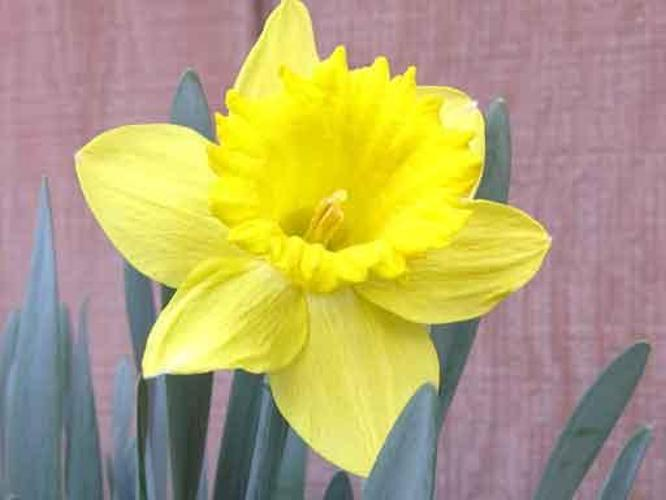
#> input picture Dataset/Dataset/input_images/easy/easy_1.jpg, 666 x 500 px; its folder holds only this picture in this run
$ python roiimplementation.py
#> lines starting #> are read from the running program, lines starting #| are printed output that depends on the picture; after the words box and inside, x2 and y2 are one past the last pixel; in counts of white or black regions, pixels touching at a corner belong together
import cv2
import numpy as np
from matplotlib import pyplot as plt

def create_flower_mask(image_path):
    # Read the image
    image = cv2.imread(image_path)
#> image is the input picture: shape (500, 666, 3); mean B, G, R 113.4, 165.4, 178.9

    # Convert to grayscale
    gray_image = cv2.cvtColor(image, cv2.COLOR_BGR2GRAY)
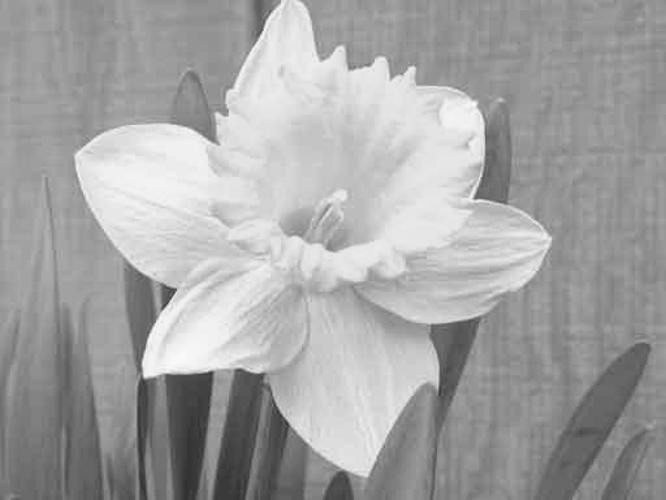
#> gray_image: shape (500, 666); min 48, max 250, mean 163.5

    # Bilateral filter
    bilateral_filtered = cv2.bilateralFilter(gray_image, 9, 75, 75)

    # Edge detection
    edges = cv2.Canny(bilateral_filtered, 50, 150)
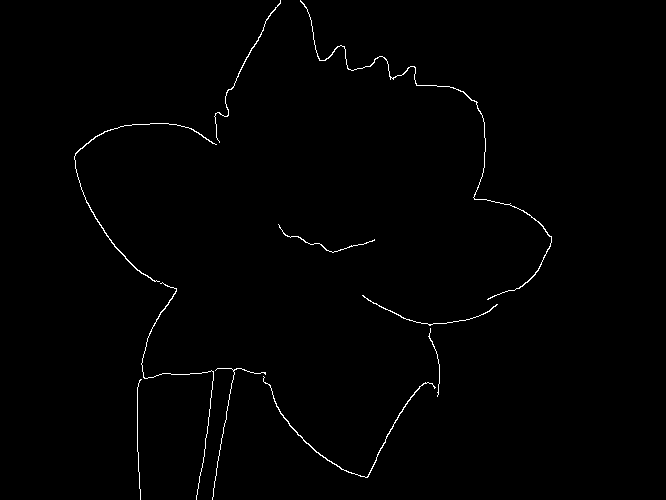
#> edges: shape (500, 666); 0.78% white in thin lines or dots, all inside (x1, y1, x2, y2) = (74, 0, 552, 500)

    # Dilate edges: increasing  dialation causes mergig of contours resulting in more detail
    dilated_edges = cv2.dilate(edges, np.ones((5, 5), np.uint8), iterations=2)
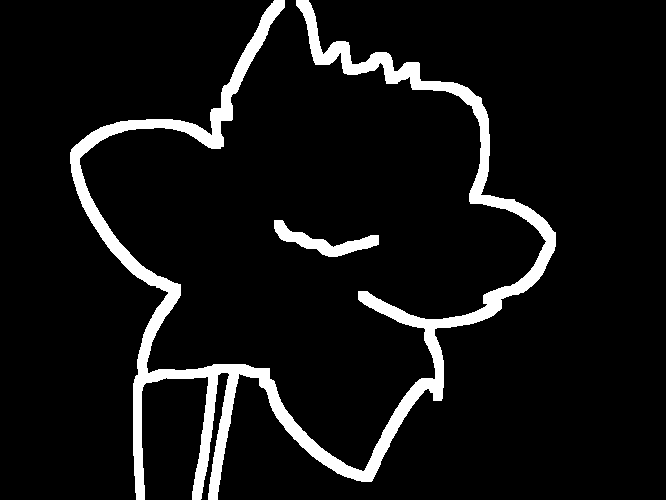
#> dilated_edges: shape (500, 666); 7.6% white; 2 white regions

    # Find contours
    contours, _ = cv2.findContours(dilated_edges, cv2.RETR_EXTERNAL, cv2.CHAIN_APPROX_SIMPLE)
#> contours = 2 contours; box (x1, y1, x2, y2) and area: (70, 0, 556, 500) 22081, (274, 220, 379, 257) 1195
    largest_contour = max(contours, key=cv2.contourArea)
#> largest_contour = contour of 1711 points, box (x1, y1, x2, y2) (70, 0, 556, 500), area 22081

    # Create mask and draw largest contour
    mask = np.zeros_like(gray_image)
    cv2.drawContours(mask, [largest_contour], -20, 255, thickness=cv2.FILLED)
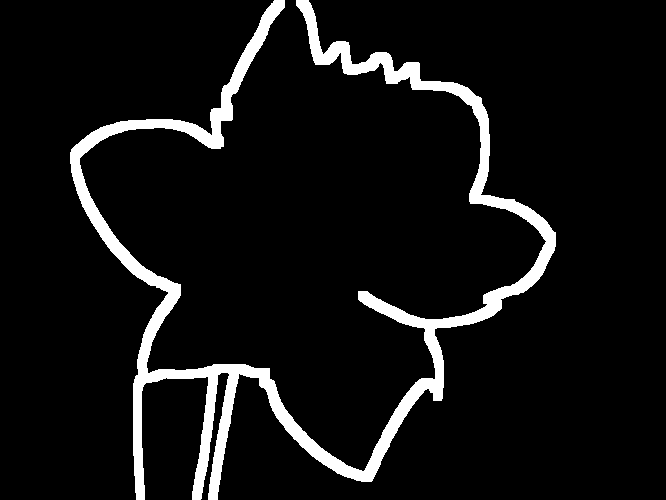
#> mask: shape (500, 666); 7.2% white; 1 white region, box (x1, y1, x2, y2) and area: (70, 0, 556, 500) 24091
    inverted_mask = cv2.bitwise_not(mask)

    # Apply mask to original image
    roi = cv2.bitwise_and(image, image, mask=mask)
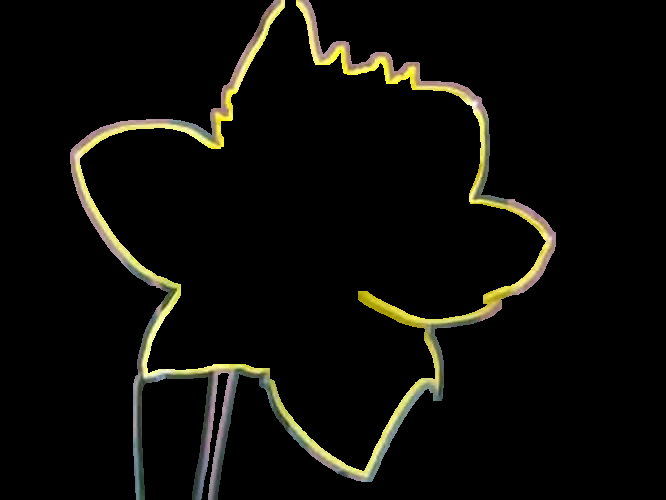
#> roi: shape (500, 666, 3); mean B, G, R 8.1, 12.1, 12.6
    roi[mask == 0] = [255, 255, 255]
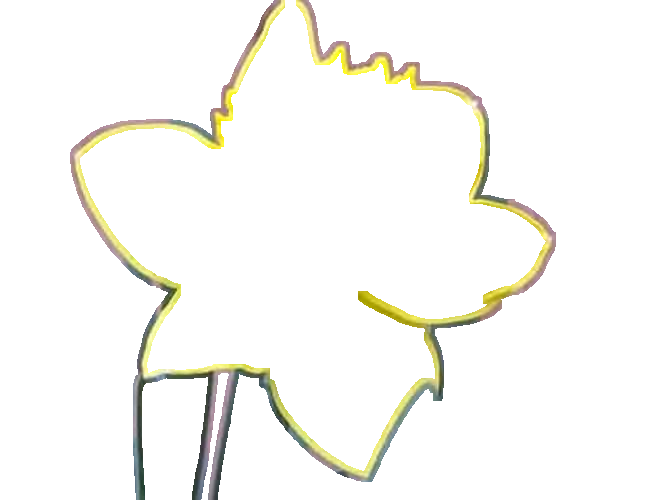
#> roi: shape (500, 666, 3); mean B, G, R 244.7, 248.7, 249.1

    return gray_image, bilateral_filtered, edges, dilated_edges, inverted_mask, roi

folders = ['easy', 'medium', 'hard']
base_dir = 'Dataset/Dataset'

# Loop through each folder and process images
for folder in folders:
    image_paths = [f"{base_dir}/input_images/{folder}/{folder}_{i}.jpg" for i in range(1, 4)]

    # Process each image
    for i, img_path in enumerate(image_paths):
        gray, bilateral, edges, dilated, inverted_mask, roi = create_flower_mask(img_path)

        plt.figure(figsize=(20, 10))

        steps = [gray, bilateral, edges, dilated, inverted_mask, roi]
        titles = ['Grayscale', 'Bilateral Filter', 'Edges', 'Dilated Edges', 'Inverted Mask', 'ROI']

        # Display each step
        for j in range(6):
            plt.subplot(2, 3, j+1)
            if j == 5:  # ROI in color
                plt.imshow(cv2.cvtColor(steps[j], cv2.COLOR_BGR2RGB))
            else:  # Other steps in grayscale
                plt.imshow(steps[j], cmap='gray')
            plt.title(titles[j])
            plt.axis('off')

        plt.suptitle(f'{folder.capitalize()} Image {i + 1}')
        plt.show()
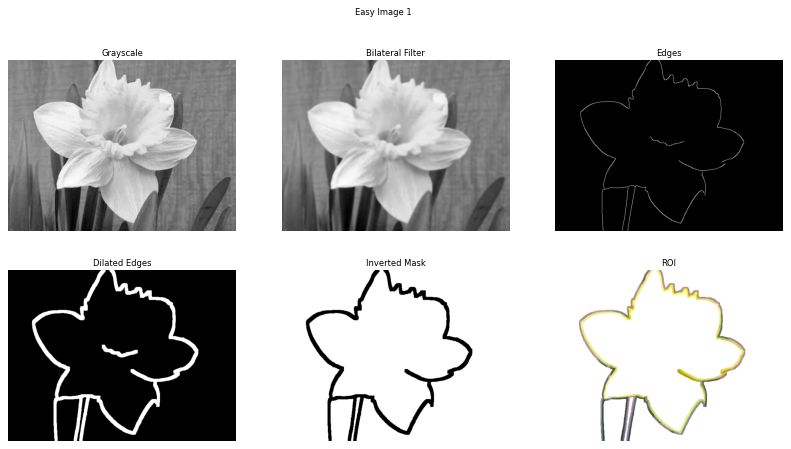
#> figure drawn by matplotlib, 6 panels
#> (the run stopped early here; a loop or call above may not have finished)
